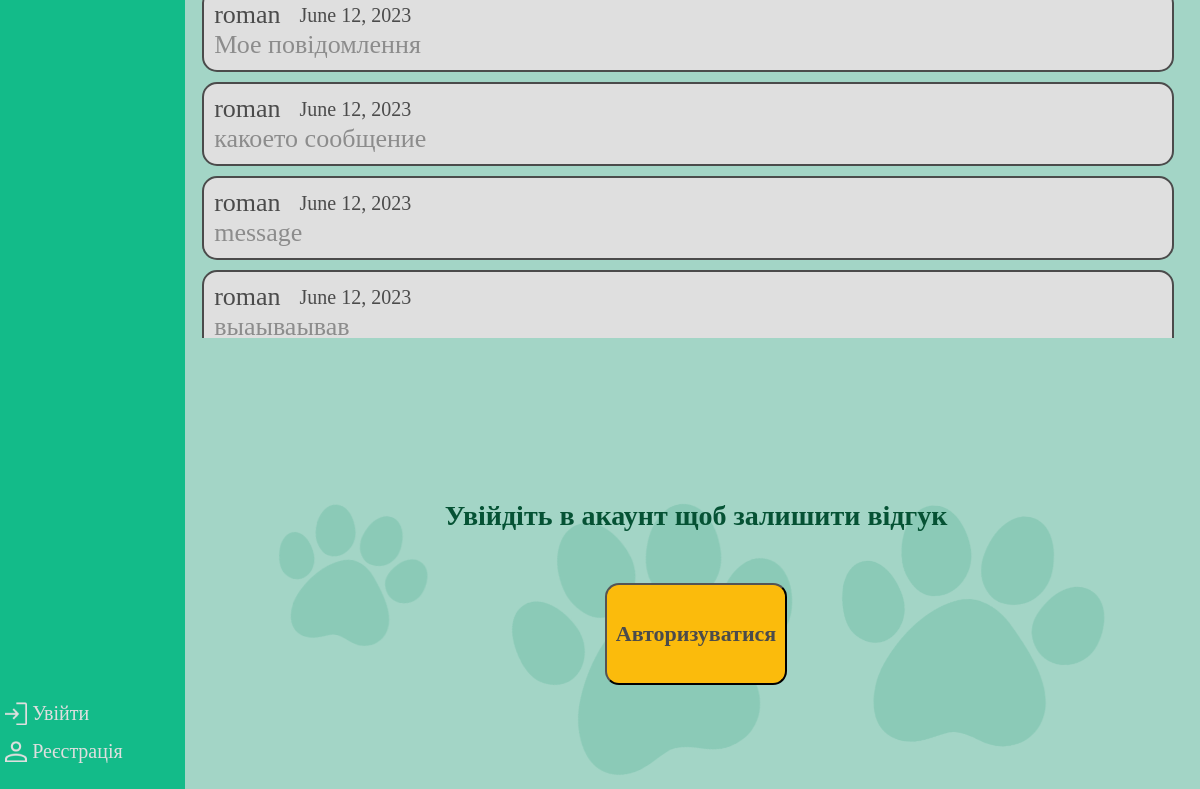
Page /product_review/5 (lower part) on the earlier database version.
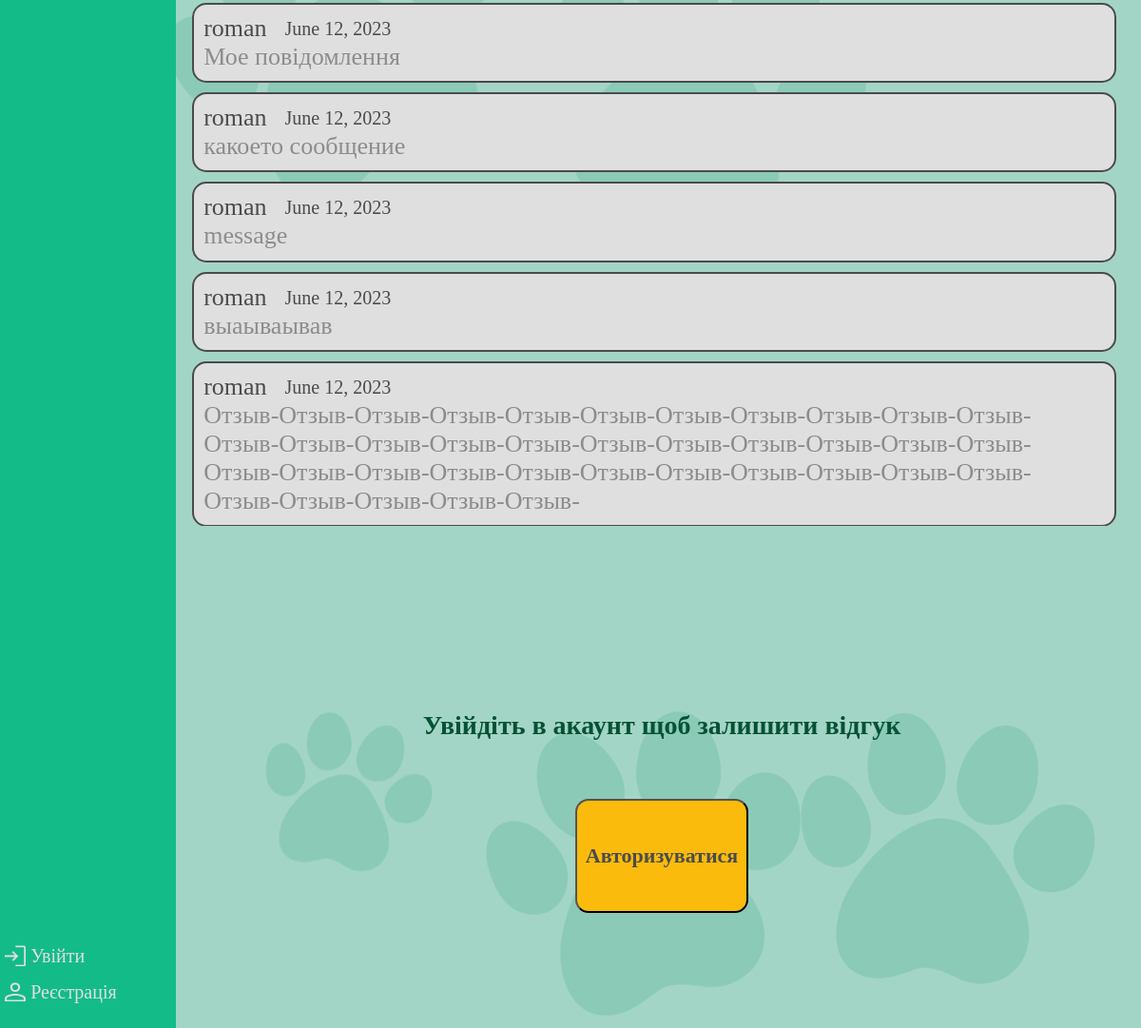
Same page on the later database version.
### Catalog/models.py (models this page shows)
class Review(models.Model):
    date = models.DateField()
    grade = models.IntegerField()
    autor_name = models.CharField(max_length=50)
    content = models.TextField(blank=True)
    product = models.ForeignKey(Product,on_delete=models.CASCADE,null=True)

### Catalog/views.py (the view)
# urls.py: path("product_review/<product_pk>",show_product_review,name="product_review"),
def show_product_review(request, product_pk):
    context = {
        "product_pk":product_pk,
        "reviews":Review.objects.filter(product_id = product_pk),
        "user_name":request.user.username,
        "is_authenticated":request.user.is_authenticated
    }
    if request.method == 'POST':
        content = request.POST.get("content")
        count_star = request.POST.get("count_star")
        review = Review.objects.create(product_id=product_pk, grade=count_star, content=content, autor_name=request.user.username, date=date.today())
        review.save()
    return render(request,"Catalog/product-review.html",context)

### Catalog/templates/Catalog/product-review.html (shortened to what this page needs)
{% extends 'UserPages/base.html' %}
{% load static %}
{% block css %}
    <link rel="stylesheet" href="{% static 'Catalog/css/product-review.css' %}">
{% endblock %}
{% block content %}
    <div class="reviews">
        {% for review in reviews %}
            <div class = 'main-product_review-card'>
                <div class = 'main-product_review-card-info'>
                    <p class = 'main-product_review-card-user'>{{ review.autor_name }}</p>
                    <p class = 'main-product_review-card-time'>{{ review.date }}</p>
                </div>
                <p class = 'main-product_review-card-text' >{{ review.content }}</p>
            </div>
        {% endfor %}
    </div>
    {% if is_authenticated %}
        <form action="/product_review/{{ product_pk }}" class = 'product_review-block'>
            {% csrf_token %}
            <div class = 'product_review-head'>
                <p id = 'review'>Залиште відгук:</p>
                <div class="star-block">
                    <img src="{% static 'Catalog/img/star.png' %}" alt="" class="star">
                    <img src="{% static 'Catalog/img/star.png' %}" alt="" class="star">
                    <img src="{% static 'Catalog/img/star.png' %}" alt="" class="star">
                    <img src="{% static 'Catalog/img/star.png' %}" alt="" class="star">
                    <img src="{% static 'Catalog/img/star.png' %}" alt="" class="star">
                </div>
                <button type="submit" class = 'product_review-button'>Надіслати відгук</button>
            </div>
            <textarea name="content" class = "product_review-card-text" id="" cols="86" rows="5" placeholder = 'Повідомлення...'></textarea>
        </form>
    {% else %}
        <div class="auth-block">
            <p>Увiйдiть в акаунт щоб залишити вiдгук</p>
            <button class="login-button"><a href="/login/">Авторизуватися</a></button>
        </div>
    {% endif %}
{% endblock %}

### UserPages/templates/UserPages/base.html (shortened to what this page needs)
{% load static %}
<!DOCTYPE html>
<html lang="en">
<head>
    <link rel="stylesheet" href="{% static 'UserPages/css/base.css' %}">
    {% block css %}
    {% endblock %}
</head>
<body>
    <nav class="side-menu">
        <div class = 'bot-categories'>
            <a class="login" href="{% url 'login' %}"><img src="{% static 'UserPages/img/side-menu/login.png' %}" alt="">Увійти</a>
            <a class="registration" href="{% url 'registration' %}"><img src="{% static 'UserPages/img/side-menu/registration.png' %}" alt="">Реєстрація</a>
        </div>
    </nav>
    <main>
        <img class='paw3'src="{% static 'Catalog/img/bacground.png' %}" alt="">
        <img class='paw7'src="{% static 'Catalog/img/bacground.png' %}" alt="">
        {% block content %}
        {% endblock %}
    </main>
</body>
</html>

### UserPages/static/UserPages/css/base.css (style rules this page uses)
.side-menu { position: fixed; border-radius: 0px 20px 20px 0px; background: #13BB89; width: 15%; height: 100vh; display: flex; padding-left: 5px; flex-direction: column; gap: 5%; }
.top-categories,.bot-categories { display: flex; flex-direction: column; gap: 15px; width: 100%; height: auto; }
.bot-categories { position: absolute; bottom: 5%; }
.top-categories img,.bot-categories img { width: 12%; height: auto; }
.top-categories a,.bot-categories a { font-family: 'Oswald'; font-style: normal; font-size: 20px; color: #DFDFDF; padding: 0; margin: 0; box-sizing: border-box; text-decoration: none; display: flex; flex-direction: row; align-items: center; gap: 5px; }
.bot-categories a { display: none; }
html,body { display: flex; background: #A3D5C6; padding: 0; margin: 0; height: 100%; width: 100%; z-index: -2; }
main { display: flex; flex-direction: column; align-items: center; position: absolute; right: 0; width: 85%; height: auto; min-height: 100%; }
.paw3 { position: fixed; z-index: -1; height: 14%; top: 80%; left: 70%; transform: rotate(4deg); }
.paw7 { position: fixed; z-index: -1; transform: rotate(10deg); height: 8%; left: 23%; top: 80%; }

### Catalog/static/Catalog/css/product-review.css (style rules this page uses)
* { font-family: 'Oswald'; font-style: normal; font-weight: 500; font-size: 26px; margin: 0px; padding: 0px; }
main { display: flex; flex-direction: column; align-items: start; width: 84%; position: absolute; }
.main-product_review-card-user { height: 100%; font-family: 'Oswald'; font-style: normal; font-weight: 400; font-size: 26px; line-height: 30px; color: #4B4B4B; }
.main-product_review-card-time { height: 100%; font-family: 'Oswald'; font-style: normal; font-weight: 400; font-size: 20px; line-height: 24px; color: #4B4B4B; }
.reviews { position: fixed; top: 5%; overflow-y: scroll; height: 65%; width: 84%; }
.main-product_review-card { display: flex; flex-direction: column; align-items: flex-start; margin: 1%; padding: 1%; background: #DFDFDF; width: 94%; gap: 2%; border: 2px solid #4B4B4B; border-radius: 15px; color: #8C8C8C; }
.main-product_review-card-info { display: flex; align-items: center; width: 100%; gap: 2%; height: min-content; color: #4B4B4B; }
.auth-block { position: fixed; display: flex; width: 84%; gap: 10%; flex-direction: column; align-items: center; justify-content: center; height: 30%; bottom: 0; right: 0; }
.auth-block p { font-family: 'Oswald'; font-style: normal; font-weight: bold; font-size: 28px; color: rgb(5, 82, 52); }
.login-button { display: flex; justify-content: center; align-items: center; background:#fbbb0c; width: 18%; height: 20%; border-radius: 14px ; transition-duration: 0.5s; }
.login-button a { display: flex; justify-content: center; align-items: center; width: 100%; height: 100%; color: #4B4B4B; font-family: 'Oswald'; font-style: normal; font-weight: bold; font-size: 22px; text-decoration: none; }

Differences in the rows shown:
added Review: autor_name "roman", date "June 12, 2023", content "Отзыв-Отзыв-Отзыв-Отзыв-Отзыв-Отзыв-Отзыв-Отзыв-Отзыв-Отзыв-Отзыв-Отзыв-Отзыв-Отзыв-Отзыв-Отзыв-Отзыв-Отзыв-Отзыв-Отзыв-Отзыв-Отзыв-Отзыв-Отзыв-Отзыв-Отзыв-Отзыв-Отзыв-Отзыв-Отзыв-Отзыв-Отзыв-Отзыв-Отзыв-Отзыв-Отзыв-Отзыв-Отзыв-"
